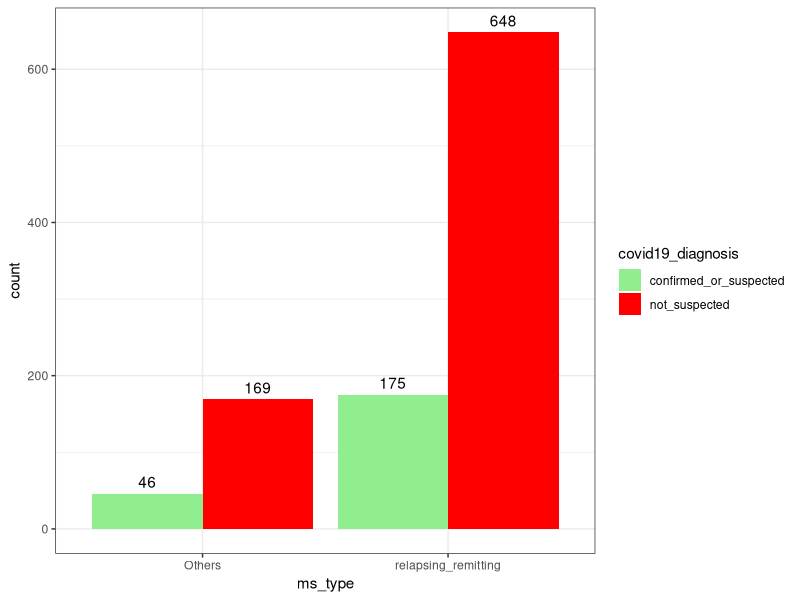

Source code (R):
## ---- chunk 1
#Clear the environment
rm(list = ls())
#Load in packages 
library(tidyverse)
library(here)
library(ggfortify)
## ---- chunk 2
covid <- read.csv(here("Data","MS_COVID_DATASET_FINAL.csv"))
## ---- chunk 3
#Combine the suspected and confirmed cases
fix <- which(covid$covid19_diagnosis %in% c("confirmed","suspected"))
covid$covid19_diagnosis[fix] <- "confirmed_or_suspected"

#Modify Question 1: Instead, let's investigate if a person's COVID-19 diagnosis depends on whether or not they have Relapsing-remitting or a different kind of MS 
#Combine the Other and Progressive_MS types
fix2 <- which(covid$ms_type %in% c("progressive_MS", "other"))
covid$ms_type[fix2] <- "Others"

#Gather counts of confirmed COVID-19 diagnosis (confirmed, suspected, or not suspected) by MS type
counts_ms_type <- covid |>
  group_by(ms_type, covid19_diagnosis) |>
    summarize(
      count = length(ms_type)
    )

#Create a bar graph to view counts of confirmed COVID-19 diagnoses (confirmed, suspected, or not_suspected) by MS type
ggplot(counts_ms_type, aes(x = ms_type, 
                             y = count, fill = 
                             covid19_diagnosis)) +
  geom_bar(stat = 'identity', position = 'dodge') +
  scale_fill_manual(values = c("confirmed_or_suspected" = "lightgreen", 
                               "not_suspected" = "red")) + 
  geom_text(aes(label = count), 
            position = position_dodge(width = 0.9), 
            vjust = -0.5) +
  theme_bw()
